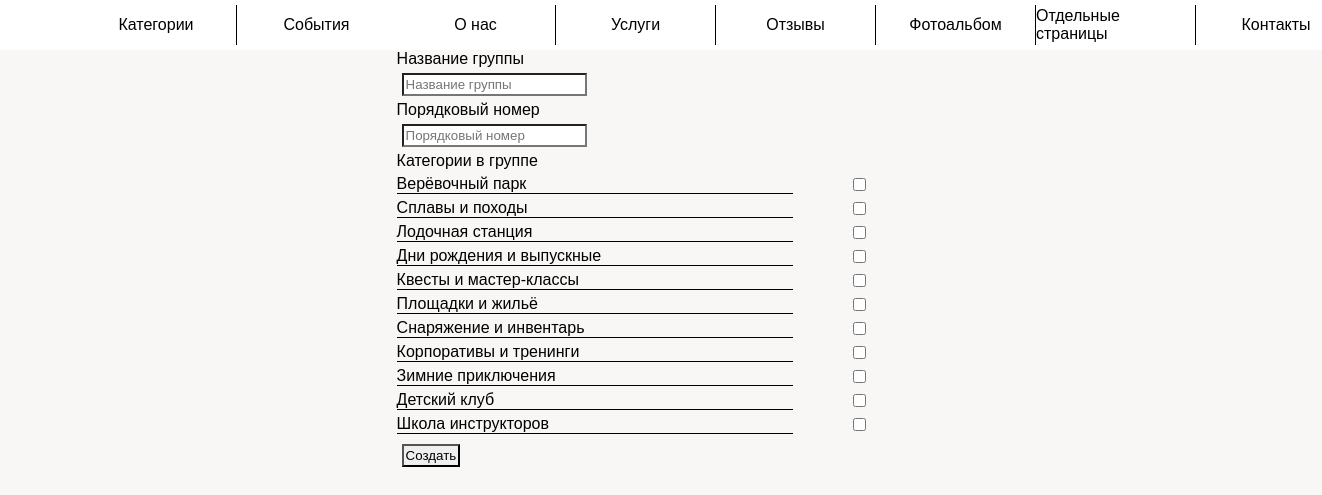
/admin_panel/category_type_create (signed in), run on an earlier commit of the app's database.
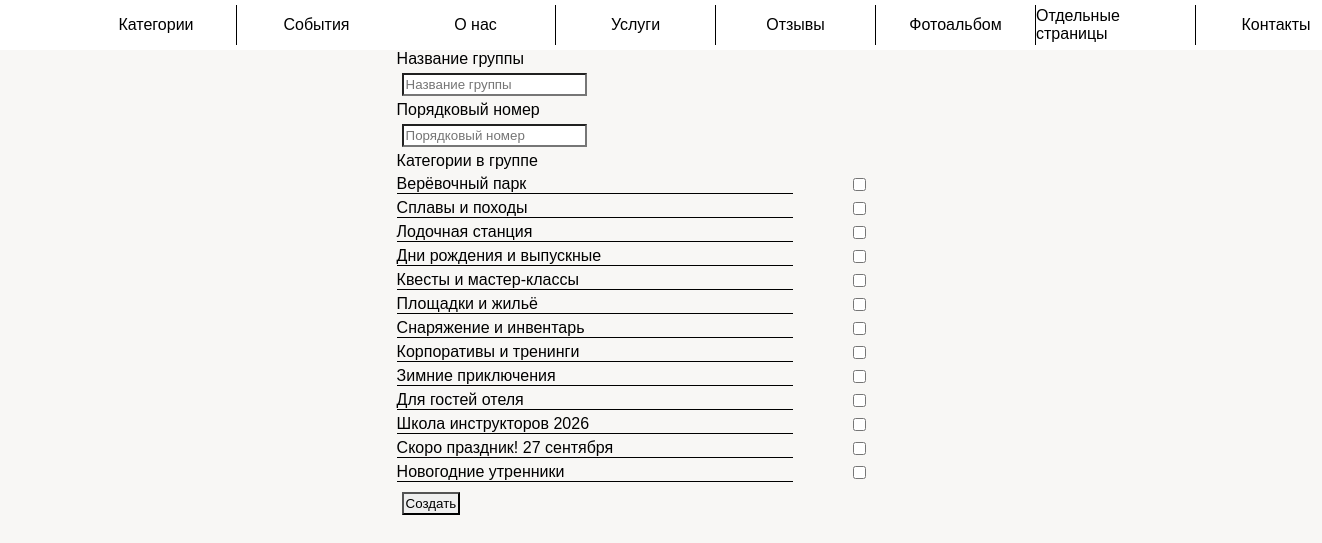
And on a later commit of the database.
### app/models.py (models this page shows)
class Category(db.Model):
    id = db.Column(db.Integer, primary_key=True, index=True, unique=True)
    name = db.Column(db.String(128))
    description = db.Column(db.Text)
    status = db.Column(db.BOOLEAN())  # отображение клиентам
    services = db.relationship("ServiceCategory", backref="category", lazy="dynamic")
    number = db.Column(db.Integer, index=True, default=30)
    types = db.relationship("CategoryType", backref="category", lazy="dynamic")

### app/admin_panel/routes.py (the view, shortened to what this page needs)
@bp.route("/category_type_create", methods=["GET", "POST"])
@login_required
def category_type_create():
    return render_template(
        "admin_panel/category_type_create.html",
        title="Создание отзыва",
        categories=Category.query.all(),
    )

### app/admin_panel/routes.py (called while the page is built)
@bp.after_request
def add_header(r):
    r.headers["Cache-Control"] = "no-cache, no-store, must-revalidate"
    r.headers["Pragma"] = "no-cache"
    r.headers["Expires"] = "1"
    r.headers["Cache-Control"] = "public, max-age=0"
    return r

### app/models.py (called while the page is built)
@login.user_loader
def load_user(id):
    return Admin.query.get(int(id))

### app/templates/admin_panel/category_type_create.html
{% extends "admin_panel/base.html" %}
{% block scripts %}
    <link rel="stylesheet" href="{{ url_for('static', filename='admin_panel/event_create.css') }}">
{% endblock %}
{% block app_content %}
    <form class="form" method="post" action="{{ url_for('admin_panel.category_type_create') }}" enctype="multipart/form-data">
        <div class="form_container">
            <label for="name">Название группы</label>
            <input type="text" name="name" id="name" placeholder="Название группы">
            <label for="number">Порядковый номер</label>
            <input type="number" name="number" id="number" placeholder="Порядковый номер">
            <label for="select">Категории в группе</label>
            <div class="grid_category">
                {% set i = namespace(a=1) %}
                {% for category in categories %}
                    <label for="category{{ category.id }}" class="label_1">{{ category.name }}</label>
                    <input type="checkbox" id="category{{ category.id }}" class="checkbox"
                           name={{ category.id }}  value={{ category.id }}>
                    {% set i.a = i.a + 1 %}
                {% endfor %}
            </div>
            <input type="submit" value="Создать">
        </div>
    </form>
{% endblock %}

What changed in the data, as far as the page shows it:
removed Category: name "Детский клуб"
added Category: name "Для гостей отеля"
changed Category: name "Школа инструкторов" → "Школа инструкторов 2026"
added Category: name "Скоро праздник! 27 сентября"
added Category: name "Новогодние утренники"
